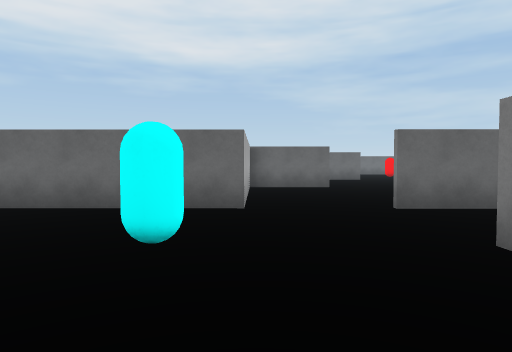
View 1 (above)

15 first-person views from a walk through a 3-D level made in the Unity game engine. The camera is 1.4 m above the floor, tilts 2° down and sees 75° across. The floor is counted in squares, 2 m on a side. Each view is taken from the middle of a square. On the plan, view 1 faces up. The plan holds only what a view shows up to about 10 squares ahead; the rest is blank.

View 2
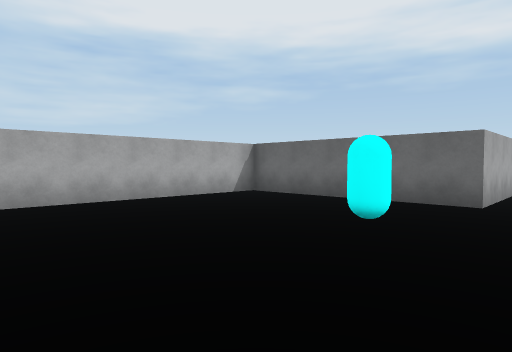

View 3
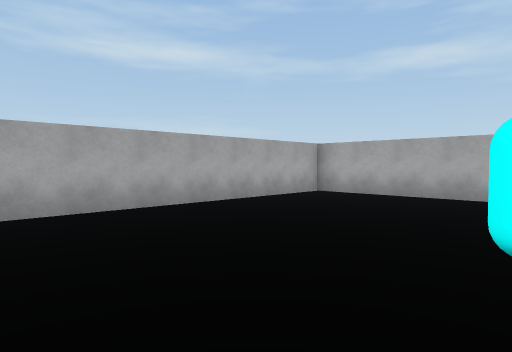

View 4
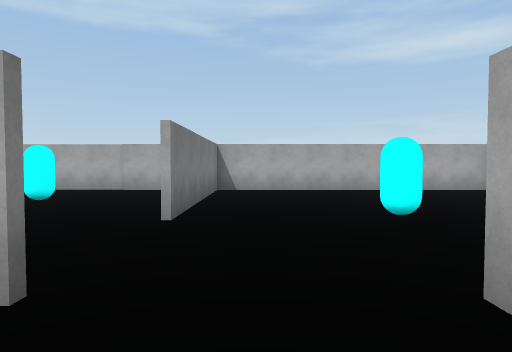

View 5
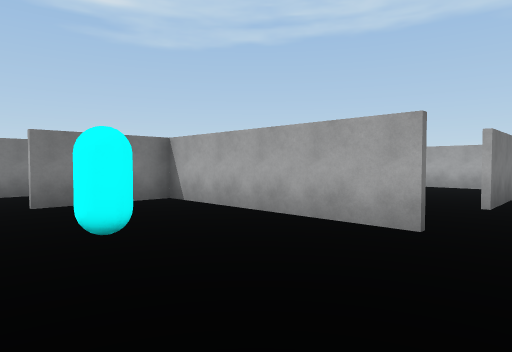

View 6
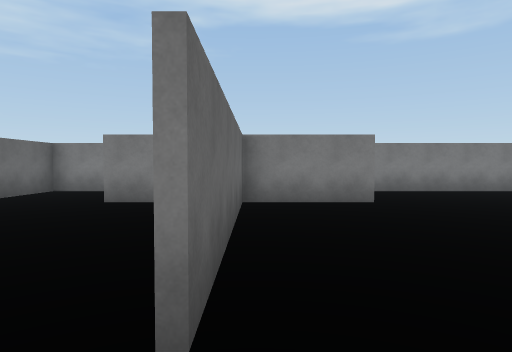

View 7
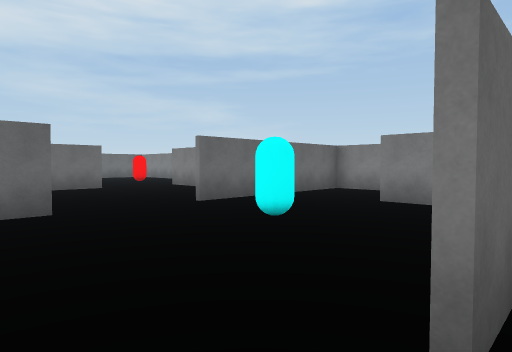

View 8
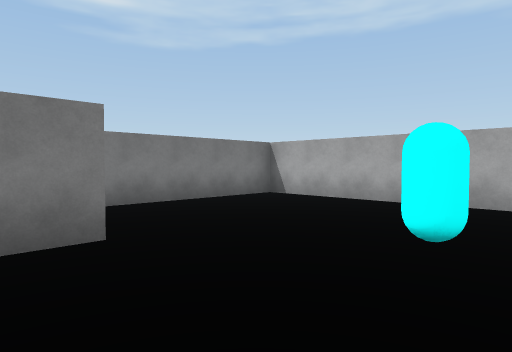

View 9
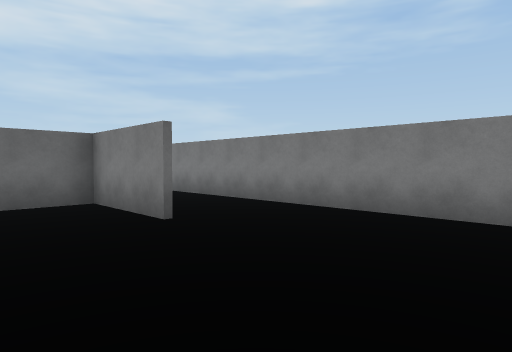

View 10
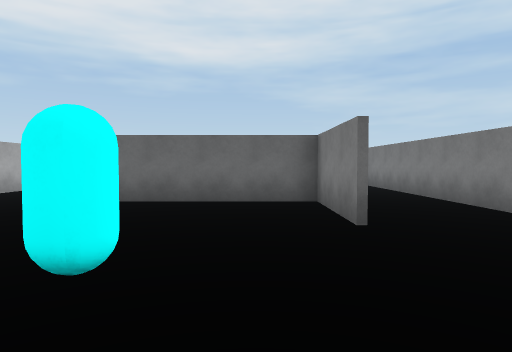

View 11
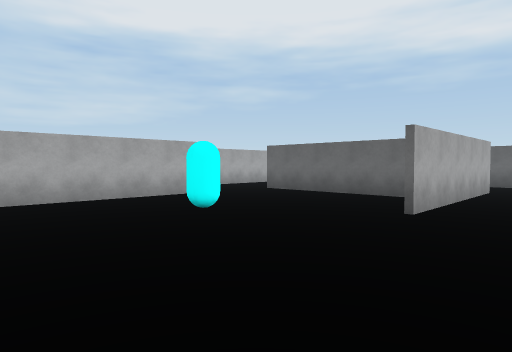

View 12
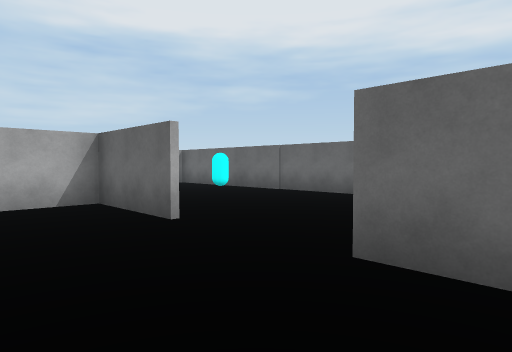

View 13
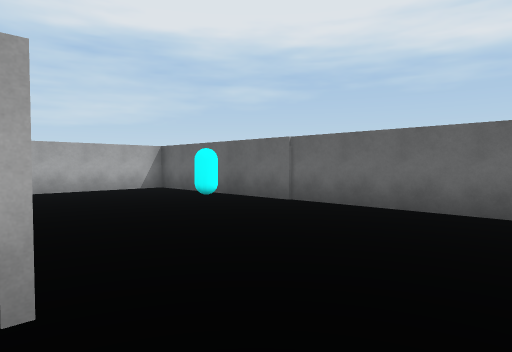

View 14
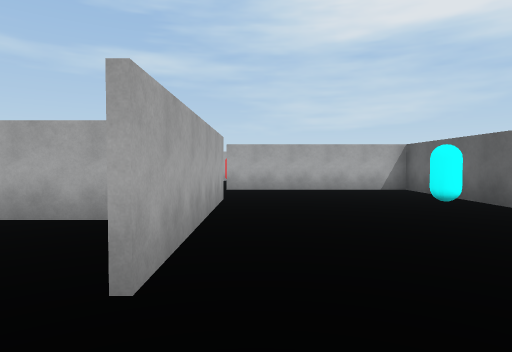

View 15
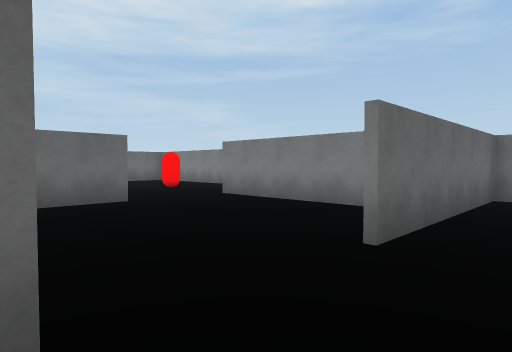

### Floor plan
Ten units are one square. View 1 is at (0, 0); x grows to the right and y downward. Boxes are objects, and circles mark ways between rooms. Rooms are numbered by the first view taken in them; rooms with no view inside come last. Other rooms are left out.
<svg viewBox="-59 -159 161 185">
<path fill="none" stroke="#000" d="M-2 -52 -54 -52 -54 21 21 21M22 7 22 -29M36 -52 21 -52M24 -103 -2 -103 -2 -52M21 -54 72 -54 72 -79M74 -103 47 -103M72 -28 72 -52 36 -52M22 -25 22 11M31 21 97 21 97 -103 74 -103M73 -79 73 -28M48 -152 -52 -152 -52 -116M-28 -103 22 -103M72 -116 72 -154"/>
<rect x="-15" y="-35" width="10" height="10" fill="#bbb"><title>cyan capsule</title></rect>
<rect x="35" y="-85" width="10" height="10" fill="#bbb"><title>cyan capsule</title></rect>
<rect x="45" y="-15" width="10" height="10" fill="#bbb"><title>cyan capsule</title></rect>
<rect x="-25" y="-145" width="10" height="10" fill="#bbb"><title>cyan capsule</title></rect>
<circle cx="15" cy="-50" r="3" fill="#2a7"/>
<circle cx="30" cy="-35" r="3" fill="#2a7"/>
<circle cx="70" cy="-85" r="3" fill="#2a7"/>
<circle cx="35" cy="-100" r="3" fill="#2a7"/>
<text x="-10" y="-20">1</text>
<text x="40" y="-80">2</text>
<text x="70" y="-20">3</text>
<text x="10" y="-130">4</text>
</svg>
Room 1 opens to room 2. Room 1 opens to room 3. Room 2 opens to room 3. Room 2 opens to room 4.

Where each view was taken, in squares from view 1:
view 1: 0 up, 0 right, facing up
view 2: 1 down, 1 right, facing up-left
view 3: 3 up, 2 right, facing down-left
view 4: 7 up, 1 right, facing down
view 5: 9 up, 1 right, facing down-right
view 6: 5 up, 1 right, facing right
view 7: 5 up, 1 right, facing up-right
view 8: 4 up, 4 right, facing down-right
view 9: 1 down, 5 right, facing up-right
view 10: 1 down, 6 right, facing up
view 11: 2 down, 9 right, facing up-left
view 12: 8 up, 6 right, facing up-left
view 13: 10 up, 4 right, facing up-left
view 14: 11 up, 4 right, facing left
view 15: 9 up, 2 right, facing up-right
